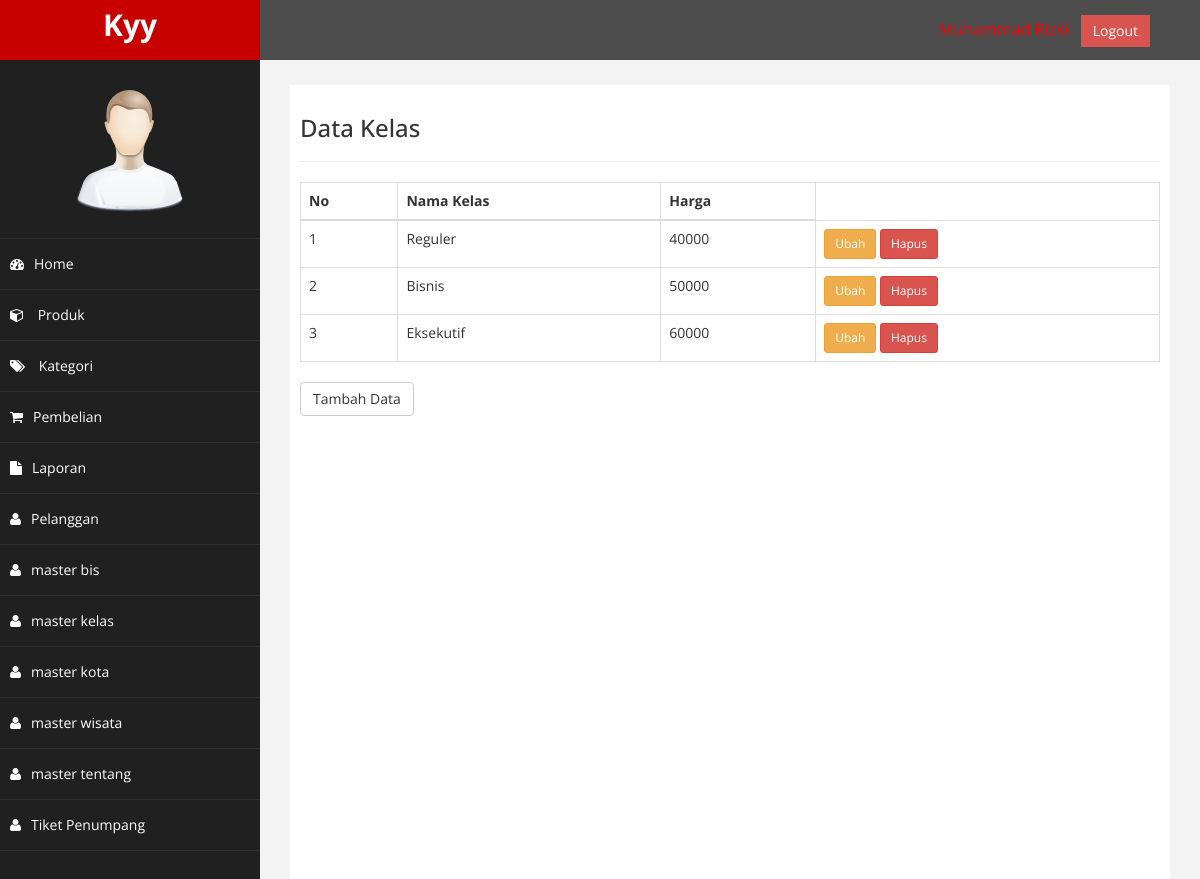
The page /admin/index.php?halaman=kelas (signed in) on the database its author committed.
### tables this page shows
CREATE TABLE `master_kelas` (
  `id` int(11) NOT NULL,
  `nama_kelas` varchar(255) NOT NULL,
  `harga` int(11) NOT NULL
);

### admin/kelas.php (the view)
<h3>Data Kelas</h3>
<hr>
<?php
$semuadata = array();
$ambil = $koneksi->query("SELECT * FROM master_kelas");
while ($tiap = $ambil->fetch_assoc()) {
    $semuadata[] = $tiap;
}
?>
<table class="table table-bordered">
    <thead>
        <tr>
            <th>No</th>
            <th>Nama Kelas</th>
            <th>Harga</th>
        </tr>
    </thead>
    <tbody>
        <?php foreach ($semuadata as $key => $value) : ?>
            <tr>
                <td><?php echo $key + 1 ?></td>
                <td><?php echo $value["nama_kelas"] ?></td>
                <td><?php echo $value["harga"] ?></td>
                <td>
                    <a href="index.php?halaman=ubahkelas&id=<?php echo $value['id']; ?>" class="btn btn-warning btn-sm">Ubah</a>
                    <a href="index.php?halaman=hapuskelas&id=<?php echo $value['id']; ?>" class="btn btn-danger btn-sm">Hapus</a>
                </td>
            </tr>
        <?php endforeach ?>
    </tbody>
</table>
<a href="index.php?halaman=tambahkelas" class="btn btn-default">Tambah Data</a>

### admin/assets/css/custom.css (style rules this page uses)
body { font-family: 'Open Sans', sans-serif; }

### rows shown on the page
master_kelas: nama_kelas "Reguler", harga "40000"
master_kelas: nama_kelas "Bisnis", harga "50000"
master_kelas: nama_kelas "Eksekutif", harga "60000"
